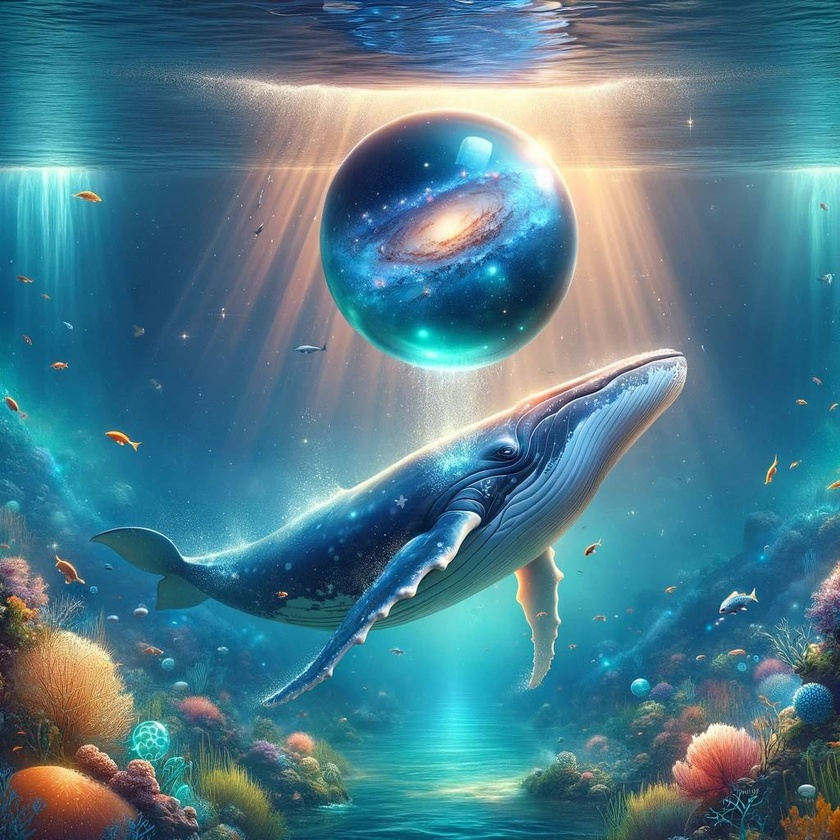
#> input picture HW/whale.jpg, 840 x 840 px, shrunk from 1024 x 1024 before the run, found by its file name
$ jupyter execute rdcv_l1_HW.ipynb
#> lines starting #> are read from the running program, lines starting #| are printed output that depends on the picture
[cell 1]
import cv2
import numpy as np
from matplotlib import pyplot as plt

img = cv2.imread('whale.jpg')
#> img is the input picture: shape (840, 840, 3); mean B, G, R 139, 123.4, 78.1
img = cv2.cvtColor( img,  cv2.COLOR_BGR2RGB)
rows,cols, chans = img.shape
#> rows = 840; cols = 840; chans = 3

plt.rcParams['figure.figsize'] = [ rows / 90 , cols / 90 ]
plt.imshow( img )

[cell 2]
red, green, blue = cv2.split(img)
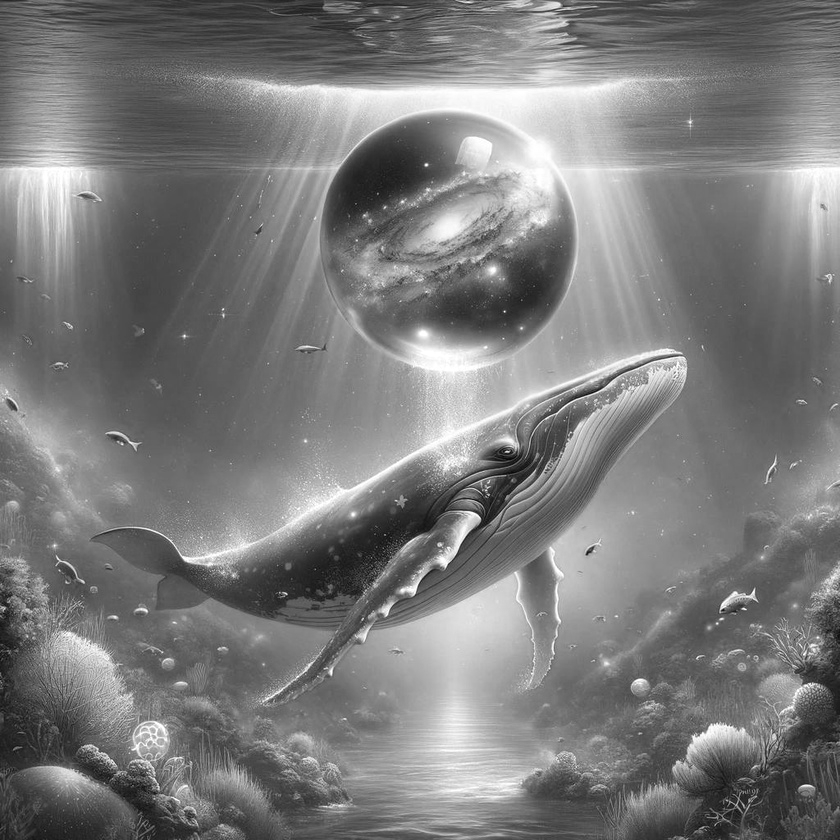
#> green: shape (840, 840); min 5, max 255, mean 123.4
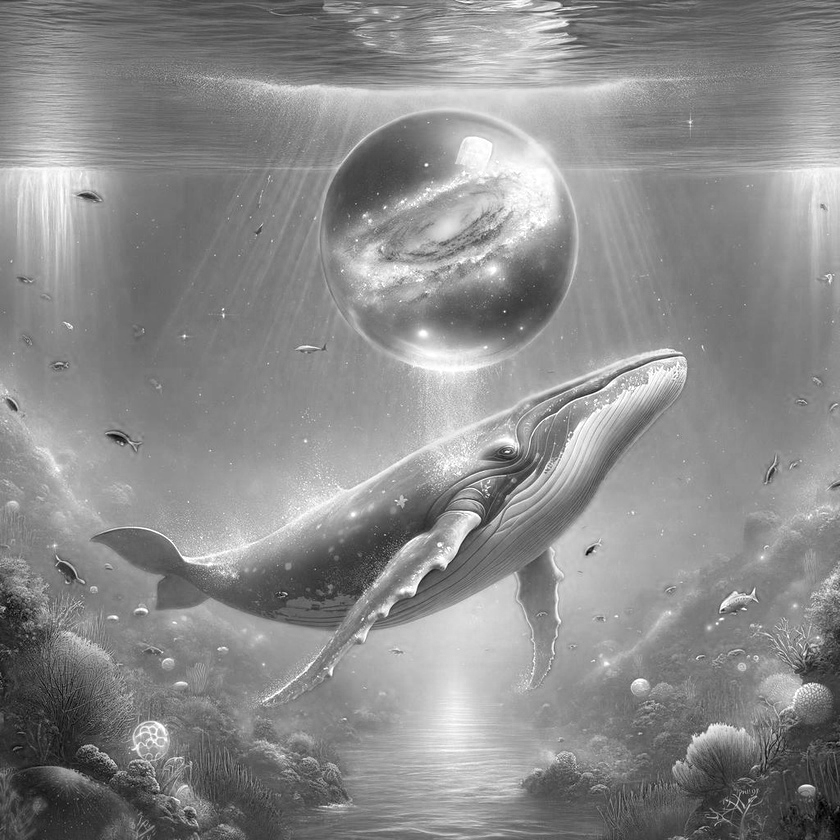
#> blue: shape (840, 840); min 0, max 255, mean 139

plt.subplot(131), plt.imshow( red, cmap = "gray" )
plt.subplot(132), plt.imshow( green, cmap = "gray" )
plt.subplot(133), plt.imshow( blue, cmap = "gray" )

[cell 3]
img1 = cv2.merge ([red, green, blue])
img2 = cv2.merge ([red, blue, green])
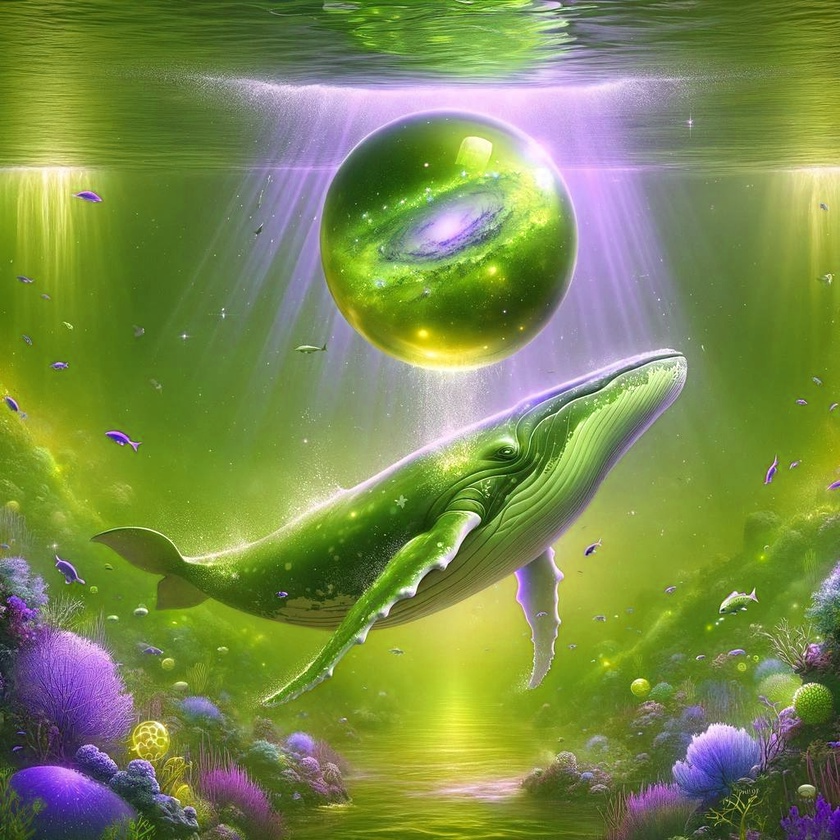
#> img2: shape (840, 840, 3); mean of channels 0, 1, 2 78.1, 139, 123.4; drawn as B, G, R
img3 = cv2.merge ([green, red, blue])
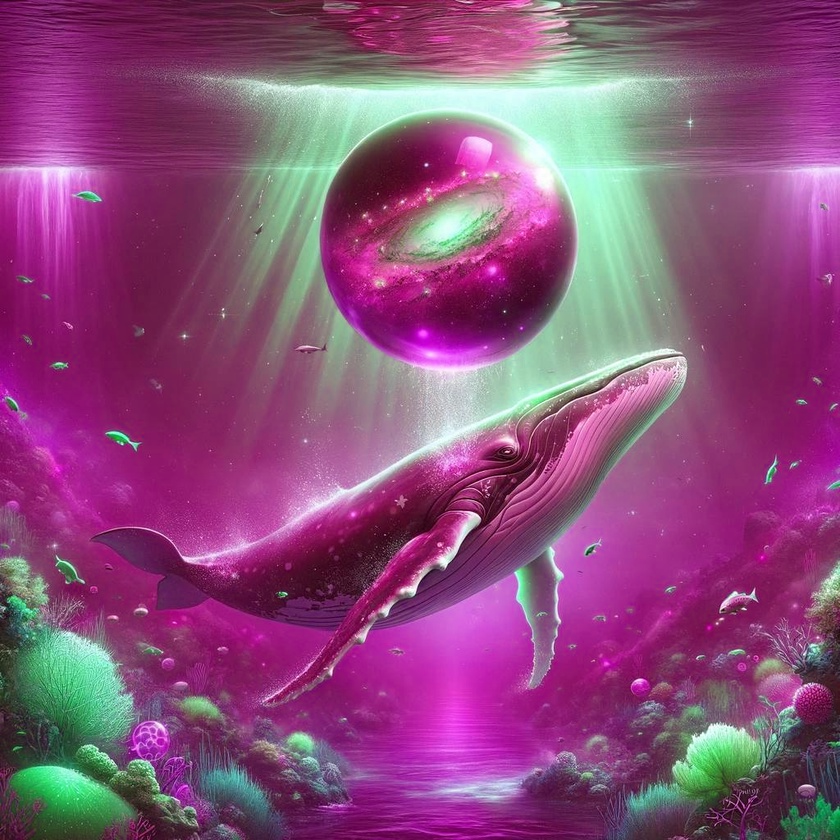
#> img3: shape (840, 840, 3); mean of channels 0, 1, 2 123.4, 78.1, 139; drawn as B, G, R
img4 = cv2.merge ([blue, green, red])

out1 = np.hstack( [img1, img2])
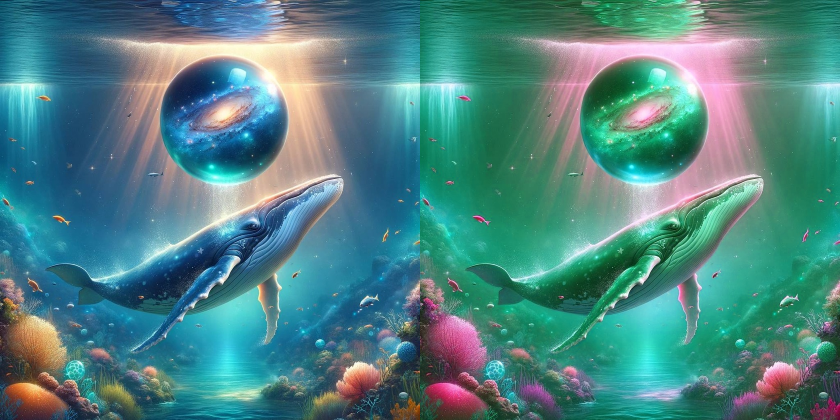
#> out1: shape (840, 1680, 3) (shown at 1/2 size); mean R, G, B 78.1, 131.2, 131.2
out2 = np.hstack( [img3, img4])
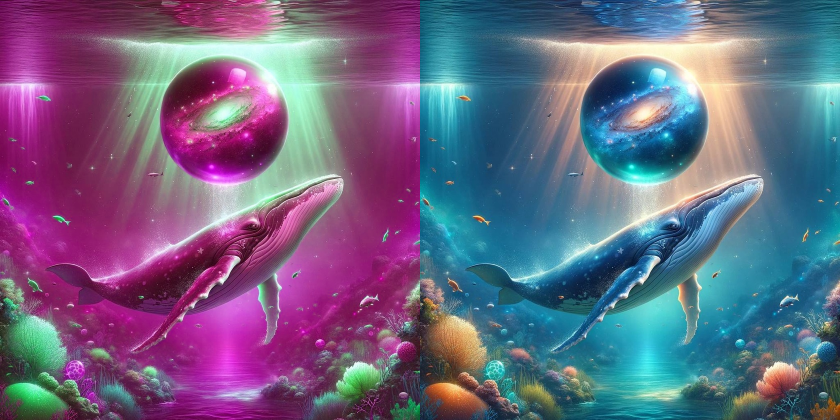
#> out2: shape (840, 1680, 3) (shown at 1/2 size); mean of channels 0, 1, 2 131.2, 100.8, 108.6; drawn as B, G, R
final_out = np.vstack([out1,out2])
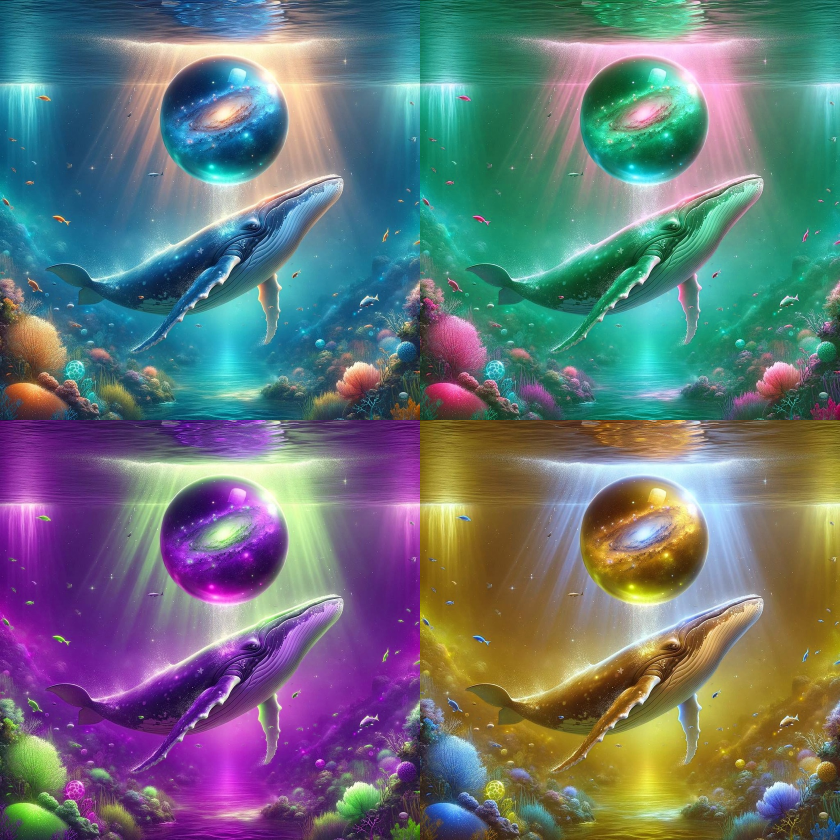
#> final_out: shape (1680, 1680, 3) (shown at 1/2 size); mean R, G, B 104.7, 116, 119.9

plt.imshow(final_out)
plt.axis(False)
